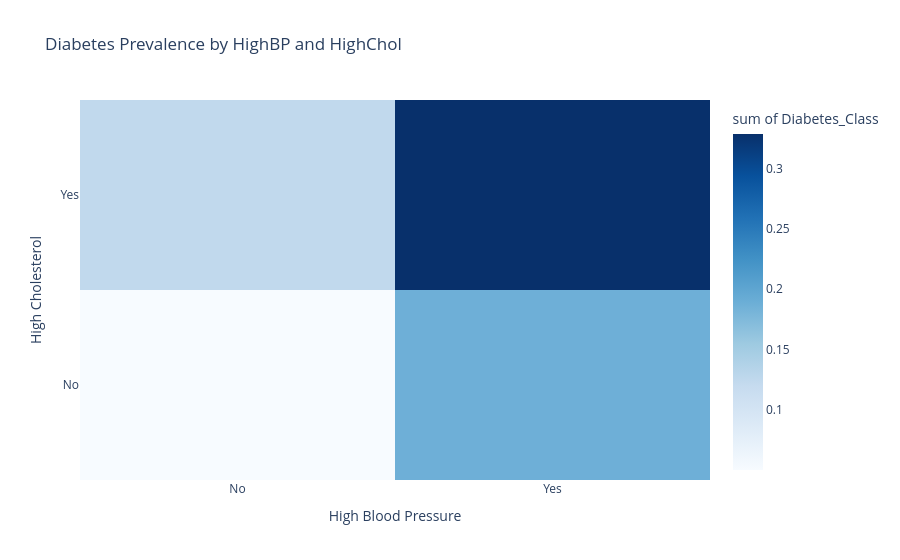

The notebook cell this image was saved under:
### Markdown cell above
<a id="hbp-vs-cholesterol-by-diabetes"></a>
### High Blood Pressure vs High Cholesterol by Diabetes Class

### Code cell
heatmap_data = diabetes_df.groupby(['HighBP', 'HighChol'])['Diabetes_Class'].mean().reset_index() #trying to groupby HighBP and HighChol in a heatmap_data. Computing mean of diabetes class to get the prevalance in that particular combination. 
# Reset index turns the grouped result back into a normal dataframe

fig = px.density_heatmap(  #using plotly heatmap
    heatmap_data,
    x='HighBP',
    y='HighChol',
    z='Diabetes_Class',
    color_continuous_scale='Blues',
    title='Diabetes Prevalence by HighBP and HighChol'
)

fig.update_layout(
    xaxis=dict(tickmode='array', tickvals=[0, 1], ticktext=['No', 'Yes']), #shows ticks only for 0 and 1 and replace them with tick text as No/yes
    yaxis=dict(tickmode='array', tickvals=[0, 1], ticktext=['No', 'Yes']),
    xaxis_title='High Blood Pressure',
    yaxis_title='High Cholesterol'
)

### Figure 1 — Plotly figure (JSON) as saved in the notebook; plotly's stock layout.template omitted (floating-point values rounded to 4 significant figures)
{"data": [{"coloraxis": "coloraxis", "histfunc": "sum", "hovertemplate": "HighBP=%{x}<br>HighChol=%{y}<br>sum of Diabetes_Class=%{z}<extra></extra>", "name": "", "type": "histogram2d", "x": [0, 0, 1, 1], "xaxis": "x", "xbingroup": "x", "y": [0, 1, 0, 1], "yaxis": "y", "ybingroup": "y", "z": [0.05035, 0.1241, 0.1876, 0.3284]}], "layout": {"autosize": true, "coloraxis": {"colorbar": {"title": {"text": "sum of Diabetes_Class"}}, "colorscale": [[0, "rgb(247,251,255)"], [0.125, "rgb(222,235,247)"], [0.25, "rgb(198,219,239)"], [0.375, "rgb(158,202,225)"], [0.5, "rgb(107,174,214)"], [0.625, "rgb(66,146,198)"], [0.75, "rgb(33,113,181)"], [0.875, "rgb(8,81,156)"], [1, "rgb(8,48,107)"]]}, "legend": {"tracegroupgap": 0}, "title": {"text": "Diabetes Prevalence by HighBP and HighChol"}, "xaxis": {"anchor": "y", "autorange": true, "domain": [0, 1], "range": [-0.5, 1.5], "tickmode": "array", "ticktext": ["No", "Yes"], "tickvals": [0, 1], "title": {"text": "High Blood Pressure"}, "type": "linear"}, "yaxis": {"anchor": "x", "autorange": true, "domain": [0, 1], "range": [-0.5, 1.5], "tickmode": "array", "ticktext": ["No", "Yes"], "tickvals": [0, 1], "title": {"text": "High Cholesterol"}, "type": "linear"}}}
